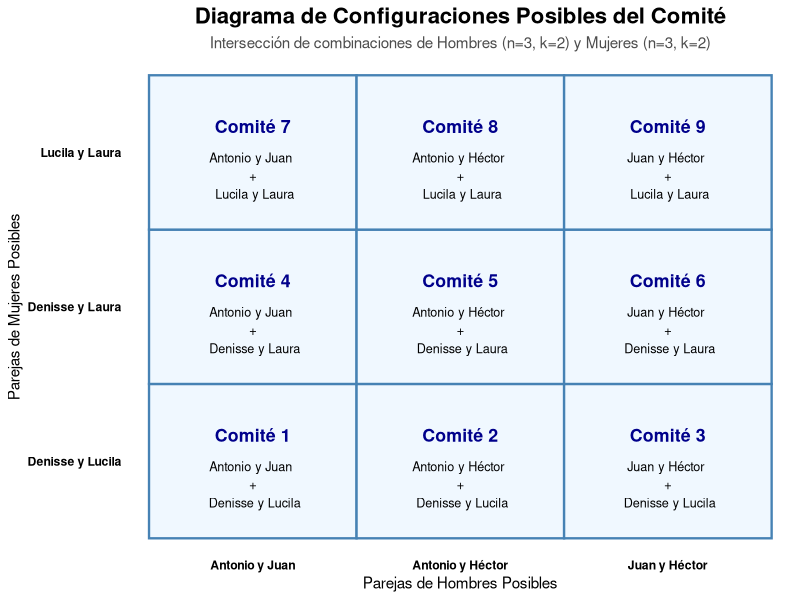
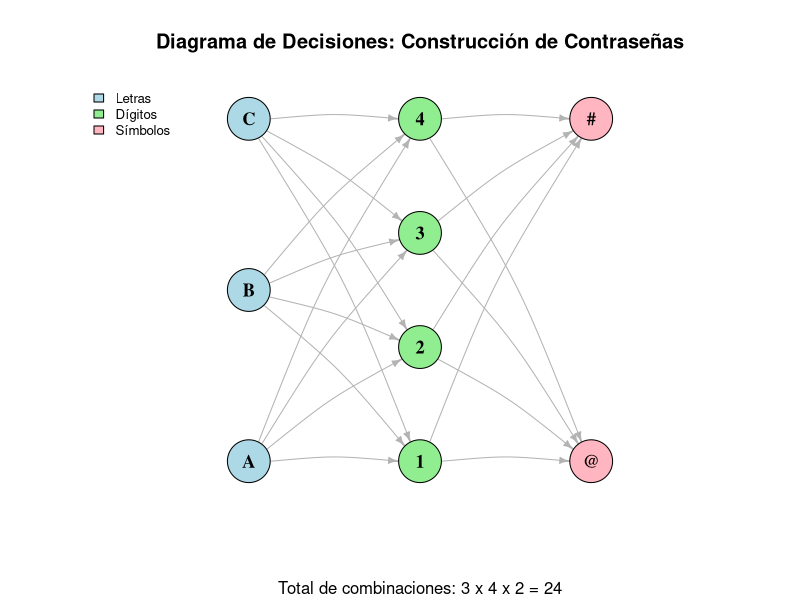
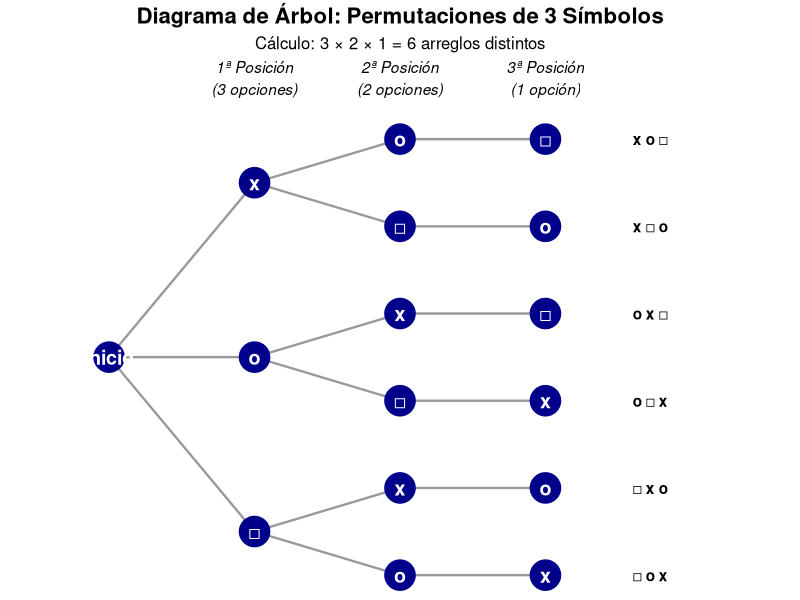
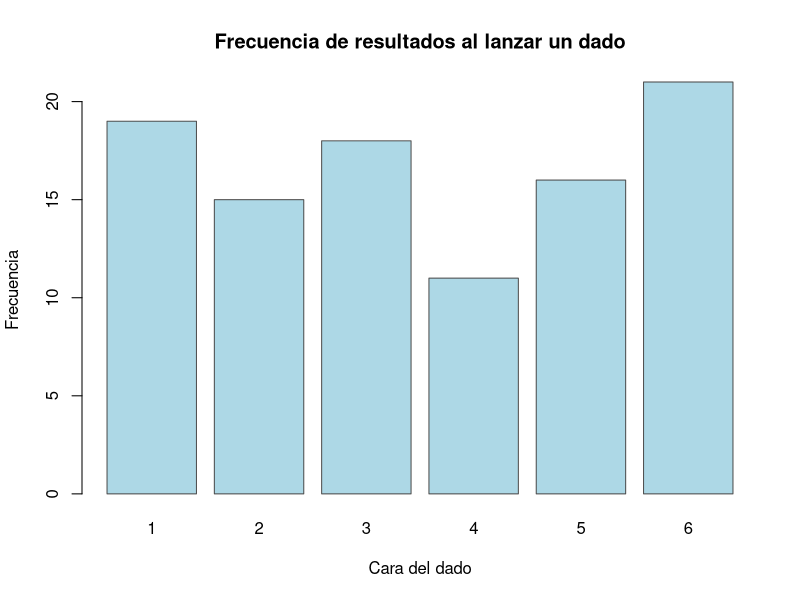
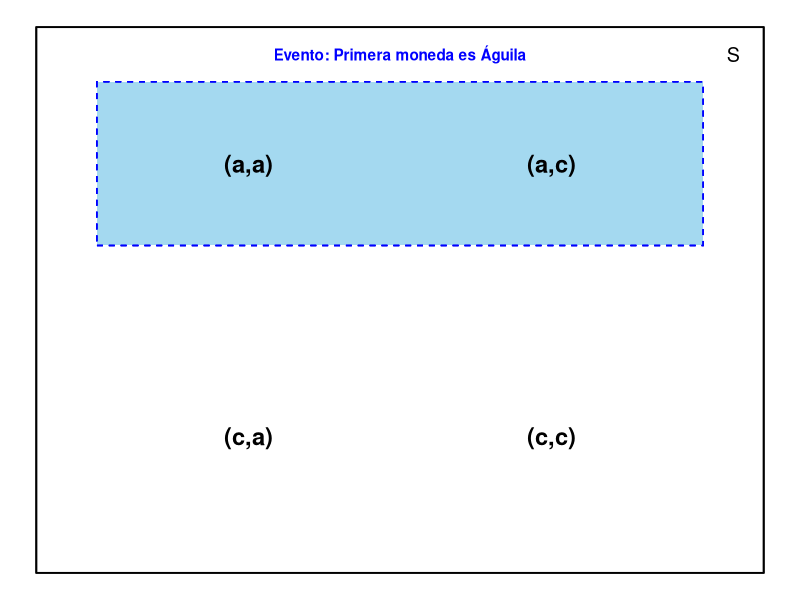
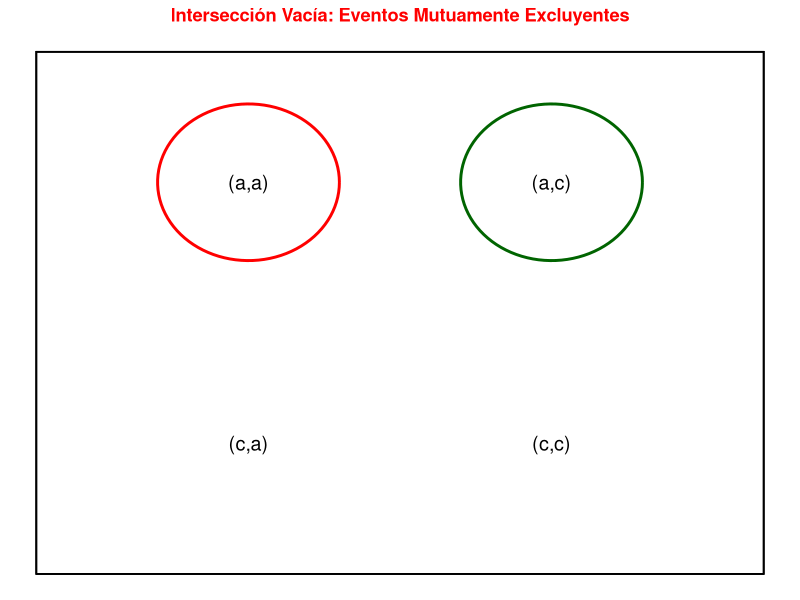
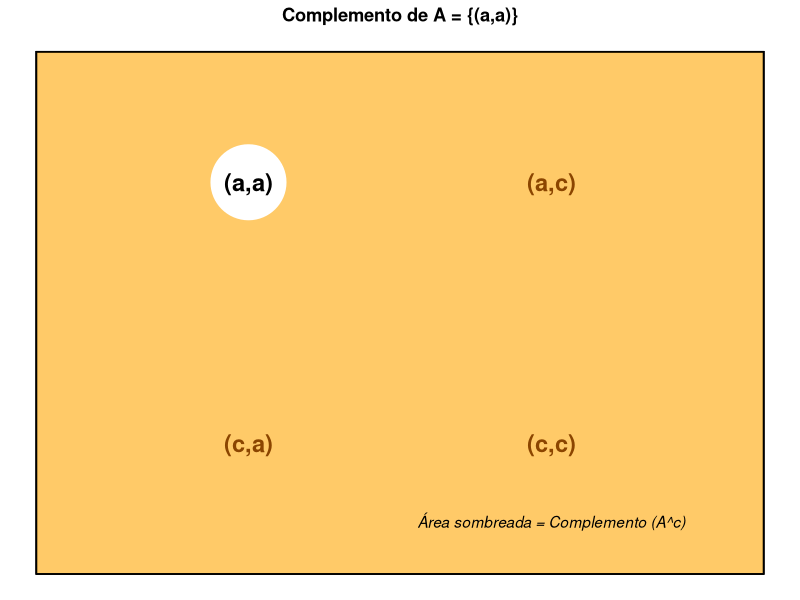
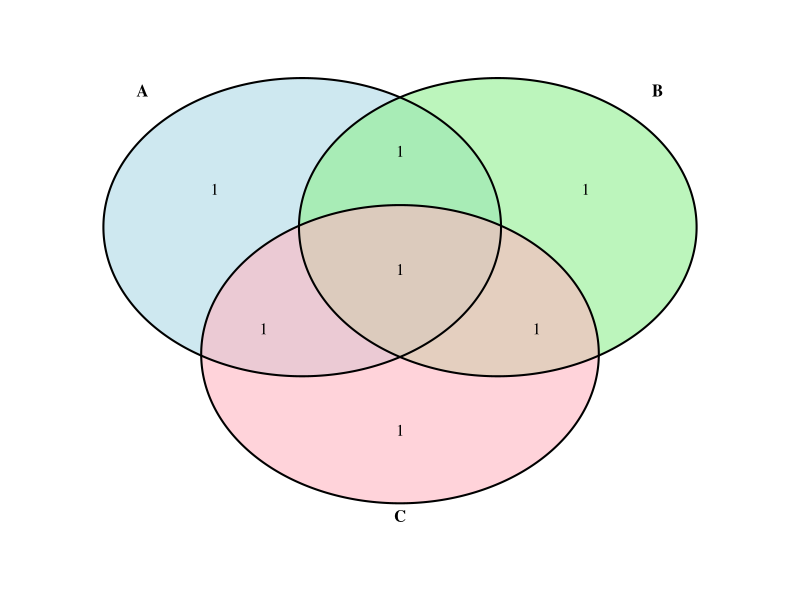

Write the R code that produced these figures, in order.
## ---- chunk 1
library(ggplot2)

# 1. Generar todas las combinaciones posibles de 2 hombres (de 3)
hombres <- c("Antonio", "Juan", "Héctor")
comb_h <- combn(hombres, 2, simplify = FALSE)
# Crear etiquetas legibles
etiquetas_h <- sapply(comb_h, function(x) paste(x, collapse = " y "))

# 2. Generar todas las combinaciones posibles de 2 mujeres (de 3)
mujeres <- c("Denisse", "Lucila", "Laura")
comb_m <- combn(mujeres, 2, simplify = FALSE)
# Crear etiquetas legibles
etiquetas_m <- sapply(comb_m, function(x) paste(x, collapse = " y "))

# 3. Crear el espacio muestral cruzando ambos grupos (Principio Multiplicativo)
df_comites <- expand.grid(Hombres = etiquetas_h, Mujeres = etiquetas_m)
df_comites$ID <- paste("Comité", 1:nrow(df_comites))

# 4. Graficar la matriz de combinaciones
ggplot(df_comites, aes(x = Hombres, y = Mujeres)) +
  # Crear los cuadros de la matriz
  geom_tile(fill = "aliceblue", color = "steelblue", linewidth = 0.8) +
  # Añadir el número de comité
  geom_text(aes(label = ID), fontface = "bold", vjust = -1.5, size = 4.5, color = "darkblue") +
  # Añadir los nombres de los integrantes en cada celda
  geom_text(aes(label = paste(Hombres, "\n+\n", Mujeres)), size = 3.2, vjust = 1) +
  # Estética y etiquetas
  theme_minimal() +
  labs(
    title = "Diagrama de Configuraciones Posibles del Comité",
    subtitle = "Intersección de combinaciones de Hombres (n=3, k=2) y Mujeres (n=3, k=2)",
    x = "Parejas de Hombres Posibles",
    y = "Parejas de Mujeres Posibles"
  ) +
  theme(
    plot.title = element_text(face = "bold", size = 16, hjust = 0.5),
    plot.subtitle = element_text(size = 11, hjust = 0.5, color = "gray30"),
    axis.text = element_text(face = "bold", color = "black"),
    panel.grid = element_blank()
  )
## ---- chunk 2
# Es fundamental cargar la librería igraph
library(igraph)
library(ggplot2)
## ---- chunk 3
# 1. Definir los conjuntos
letras <- c("A", "B", "C")
digitos <- c("1", "2", "3", "4")
simbolos <- c("@", "#")

# 2. Crear las aristas (edges) de forma jerárquica
# Para que el diagrama no colapse los nodos, creamos combinaciones únicas
edges1 <- expand.grid(from = letras, to = digitos)
edges2 <- expand.grid(from = digitos, to = simbolos)

# Unimos todas las conexiones
edges <- rbind(edges1, edges2)

# 3. Crear el objeto de grafo
g <- graph_from_data_frame(edges, directed = TRUE)

# 4. Configurar Estilo Visual (Atributos de Vértices y Aristas)
V(g)$color <- ifelse(V(g)$name %in% letras, "lightblue",
              ifelse(V(g)$name %in% digitos, "lightgreen", "lightpink"))

V(g)$size <- 25
V(g)$label.color <- "black"
V(g)$label.font <- 2
V(g)$label.cex <- 1.1

# Estilo de las flechas
E(g)$arrow.size <- 0.5
E(g)$color <- "gray70"
E(g)$curved <- 0.1

# 5. Definir el Layout (Disposición por niveles)
# Calculamos las posiciones manualmente para que se vea como un flujo de izquierda a derecha
coords <- matrix(NA, nrow = vcount(g), ncol = 2)
nombres <- V(g)$name

# Nivel 1 (Letras)
coords[nombres %in% letras, 1] <- 1
coords[nombres %in% letras, 2] <- seq(1, 10, length.out = length(letras))

# Nivel 2 (Dígitos)
coords[nombres %in% digitos, 1] <- 2
coords[nombres %in% digitos, 2] <- seq(1, 10, length.out = length(digitos))

# Nivel 3 (Símbolos)
coords[nombres %in% simbolos, 1] <- 3
coords[nombres %in% simbolos, 2] <- seq(1, 10, length.out = length(simbolos))

# 6. Dibujar el Grafo
plot(g, 
     layout = coords, 
     vertex.label.dist = 0,
     main = "Diagrama de Decisiones: Construcción de Contraseñas",
     sub = "Total de combinaciones: 3 x 4 x 2 = 24")

# Leyenda para identificar niveles
legend("topleft", 
       legend = c("Letras", "Dígitos", "Símbolos"), 
       fill = c("lightblue", "lightgreen", "lightpink"), 
       bty = "n", cex = 0.8)
## ---- chunk 4
library(ggplot2)

# Crear estructura de datos para el árbol de permutaciones
# Definimos las coordenadas de los nodos
df_tree <- data.frame(
  x = c(0, 1, 1, 1, 2, 2, 2, 2, 2, 2, 3, 3, 3, 3, 3, 3),
  y = c(0, 2, 0, -2, 2.5, 1.5, 0.5, -0.5, -1.5, -2.5, 2.5, 1.5, 0.5, -0.5, -1.5, -2.5),
  label = c("Inicio", "x", "o", "□", "o", "□", "x", "□", "x", "o", "□", "o", "□", "x", "o", "x")
)

# Definir las conexiones (ramas)
df_lines <- data.frame(
  x =    c(0, 0, 0, 1, 1, 1, 1, 1, 1, 2, 2, 2, 2, 2, 2),
  xend = c(1, 1, 1, 2, 2, 2, 2, 2, 2, 3, 3, 3, 3, 3, 3),
  y =    c(0, 0, 0, 2, 2, 0, 0, -2, -2, 2.5, 1.5, 0.5, -0.5, -1.5, -2.5),
  yend = c(2, 0, -2, 2.5, 1.5, 0.5, -0.5, -1.5, -2.5, 2.5, 1.5, 0.5, -0.5, -1.5, -2.5)
)

# Crear el gráfico
ggplot() +
  # Dibujar las ramas del árbol
  geom_segment(data = df_lines, aes(x = x, y = y, xend = xend, yend = yend), 
               color = "gray60", linewidth = 0.8) +
  # Dibujar los nodos (puntos de decisión)
  geom_point(data = df_tree, aes(x = x, y = y), color = "darkblue", size = 10) +
  # Añadir los símbolos/etiquetas
  geom_text(data = df_tree, aes(x = x, y = y, label = label), 
            color = "white", fontface = "bold", size = 5) +
  # Etiquetas de las posiciones
  annotate("text", x = 1, y = 3.2, label = "1ª Posición\n(3 opciones)", fontface = "italic") +
  annotate("text", x = 2, y = 3.2, label = "2ª Posición\n(2 opciones)", fontface = "italic") +
  annotate("text", x = 3, y = 3.2, label = "3ª Posición\n(1 opción)", fontface = "italic") +
  # Listado de permutaciones finales al final de las ramas
  annotate("text", x = 3.6, y = 2.5, label = "x o □", fontface = "bold", hjust = 0) +
  annotate("text", x = 3.6, y = 1.5, label = "x □ o", fontface = "bold", hjust = 0) +
  annotate("text", x = 3.6, y = 0.5, label = "o x □", fontface = "bold", hjust = 0) +
  annotate("text", x = 3.6, y = -0.5, label = "o □ x", fontface = "bold", hjust = 0) +
  annotate("text", x = 3.6, y = -1.5, label = "□ x o", fontface = "bold", hjust = 0) +
  annotate("text", x = 3.6, y = -2.5, label = "□ o x", fontface = "bold", hjust = 0) +
  # Estética general
  theme_void() +
  labs(title = "Diagrama de Árbol: Permutaciones de 3 Símbolos",
       subtitle = "Cálculo: 3 \u00d7 2 \u00d7 1 = 6 arreglos distintos") +
  theme(plot.title = element_text(face = "bold", size = 16, hjust = 0.5),
        plot.subtitle = element_text(size = 12, hjust = 0.5)) +
  xlim(-0.5, 4.5)
## ---- chunk 5
library(igraph)

# Definición de conjuntos
hombres <- c("Antonio", "Juan", "Héctor")
mujeres <- c("Denisse", "Lucila", "Laura")

# Combinaciones
comb_hombres <- combn(hombres, 2)
comb_mujeres <- combn(mujeres, 2)

# Construcción de la tabla de comités
resultado <- data.frame()

for (i in 1:ncol(comb_hombres)) {
  for (j in 1:ncol(comb_mujeres)) {
    resultado <- rbind(
      resultado,
      data.frame(
        Hombre1 = comb_hombres[1, i],
        Hombre2 = comb_hombres[2, i],
        Mujer1  = comb_mujeres[1, j],
        Mujer2  = comb_mujeres[2, j]
      )
    )
  }
}

resultado

## ---- chunk 6
# Fijar semilla para reproducibilidad
set.seed(123)

# Simular lanzamientos de un dado
n <- 100
lanzamientos <- sample(1:6, size = n, replace = TRUE)

# Tabla de frecuencias
frecuencias <- table(lanzamientos)

frecuencias

barplot(
  frecuencias,
  col = "lightblue",
  border = "gray30",
  main = "Frecuencia de resultados al lanzar un dado",
  xlab = "Cara del dado",
  ylab = "Frecuencia"
)

## ---- chunk 7
library(ggplot2)

# Crear un marco para el diagrama de Venn conceptual
df_venn <- data.frame(
  x = c(-0.5, 0.5, -0.5, 0.5),
  y = c(0.5, 0.5, -0.5, -0.5),
  label = c("(a,a)", "(a,c)", "(c,a)", "(c,c)"),
  evento = c("Unión", "Unión", "Fuera", "Fuera")
)

ggplot(df_venn, aes(x, y)) +
  # Dibujar el espacio muestral S
  geom_rect(aes(xmin=-1.2, xmax=1.2, ymin=-1, ymax=1), fill=NA, color="black") +
  # Resaltar la unión de los eventos
  geom_rect(aes(xmin=-1, xmax=1, ymin=0.2, ymax=0.8), fill="skyblue", alpha=0.3, color="blue", linetype="dashed") +
  geom_text(aes(label=label), size=6, fontface="bold") +
  annotate("text", x=1.1, y=0.9, label="S", size=5) +
  annotate("text", x=0, y=0.9, label="Evento: Primera moneda es Águila", color="blue", fontface="bold") +
  theme_void()
## ---- chunk 8
# Visualización de conjuntos disjuntos
ggplot(df_venn, aes(x, y)) +
  geom_rect(aes(xmin=-1.2, xmax=1.2, ymin=-1, ymax=1), fill=NA, color="black") +
  # Círculos separados para mostrar que no hay intersección
  annotate("path", x= -0.5 + 0.3*cos(seq(0,2*pi,length.out=100)), 
           y= 0.5 + 0.3*sin(seq(0,2*pi,length.out=100)), color="red", linewidth=1) +
  annotate("path", x= 0.5 + 0.3*cos(seq(0,2*pi,length.out=100)), 
           y= 0.5 + 0.3*sin(seq(0,2*pi,length.out=100)), color="darkgreen", linewidth=1) +
  geom_text(aes(label=label), size=5) +
  labs(title = "Intersección Vacía: Eventos Mutuamente Excluyentes") +
  theme_void() +
  theme(plot.title = element_text(hjust=0.5, color="red", face="bold"))
## ---- chunk 9
# Resaltar todo lo que NO es (a,a)
ggplot(df_venn, aes(x, y)) +
  # Fondo para el complemento
  geom_rect(aes(xmin=-1.2, xmax=1.2, ymin=-1, ymax=1), fill="orange", alpha=0.2, color="black") +
  # El evento A se queda "en blanco" o sin sombrear
  annotate("point", x=-0.5, y=0.5, size=25, color="white") +
  geom_text(aes(label=label, color=(label=="(a,a)")), size=6, fontface="bold", show.legend = F) +
  scale_color_manual(values=c("darkorange4", "black")) +
  annotate("text", x=0.5, y=-0.8, label="Área sombreada = Complemento (A^c)", fontface="italic") +
  theme_void() +
  labs(title = "Complemento de A = {(a,a)}") +
  theme(plot.title = element_text(hjust=0.5, face="bold"))
## ---- chunk 10
library(VennDiagram)
library(grid)

# Definición de los eventos
A <- c("(a,a,a)", "(a,a,c)", "(a,c,a)", "(a,c,c)")
B <- c("(a,a,a)", "(a,a,c)", "(c,a,a)", "(c,a,c)")
C <- c("(a,a,a)", "(a,c,a)", "(c,a,a)", "(c,c,a)")

# Crear diagrama de Venn
venn.plot <- venn.diagram(
  x = list(
    A = A,
    B = B,
    C = C
  ),
  filename = NULL,
  fill = c("lightblue", "lightgreen", "lightpink"),
  alpha = 0.6,
  cex = 1,
  cat.cex = 1,
  cat.fontface = "bold",
  margin = 0.1
)

# Mostrar el diagrama
grid.newpage()
grid.draw(venn.plot)

## ---- chunk 11
# Valores combinatorios
total <- choose(55, 10)
favorables <- choose(30, 5) * choose(25, 5)

# Crear data frame
datos <- data.frame(
  Tipo = c("Favorables", "Otras"),
  Cantidad = c(favorables, total - favorables)
)

# Visualización
barplot(
  datos$Cantidad,
  names.arg = datos$Tipo,
  col = c("steelblue", "gray80"),
  main = "Probabilidad de formar un comité con 5 hombres y 5 mujeres",
  ylab = "Número de configuraciones",
  las = 2
)
## ---- chunk 12
set.seed(123)

# Número de lanzamientos
n <- 20

# Simulación de lanzamientos del dado
lanzamientos <- sample(1:6, n, replace = TRUE)

# Evento A: número par
evento_A <- lanzamientos %% 2 == 0

# Frecuencia acumulada
n_A <- cumsum(evento_A)
frecuencia_relativa <- n_A / seq_len(n)

# Gráfica
plot(
  frecuencia_relativa,
  type = "o",
  pch = 19,
  ylim = c(0, 1),
  xlab = "Número de lanzamientos",
  ylab = "Frecuencia relativa de A",
  main = "Estabilización de la frecuencia relativa\nEvento A = número par"
)

abline(h = 0.5, col = "red", lty = 2)
## ---- chunk 13
library(ggplot2)

# 1. Definir los datos del espacio muestral y sus probabilidades
df_moneda <- data.frame(
  Resultado = c("Águila", "Sol"),
  Probabilidad = c(0.5, 0.5)
)

# 2. Crear el gráfico de barras
ggplot(df_moneda, aes(x = Resultado, y = Probabilidad, fill = Resultado)) +
  geom_bar(stat = "identity", color = "black", width = 0.6, alpha = 0.8) +
  # Añadir etiquetas de texto con la probabilidad
  geom_text(aes(label = Probabilidad), vjust = -0.5, fontface = "bold", size = 5) +
  # Configuración de colores
  scale_fill_manual(values = c("Águila" = "gold3", "Sol" = "gray70")) +
  # Estética y títulos
  theme_minimal() +
  labs(
    title = "Distribución de Probabilidad: Lanzamiento de Moneda",
    subtitle = "Cumplimiento de Axiomas: P(S) = 0.5 + 0.5 = 1",
    x = "Resultado (Variable Aleatoria X)",
    y = "Probabilidad P(X = x)"
  ) +
  # Ajustar límites del eje Y para ver bien las etiquetas
  scale_y_continuous(limits = c(0, 0.6), breaks = seq(0, 1, 0.1)) +
  theme(
    plot.title = element_text(face = "bold", hjust = 0.5),
    plot.subtitle = element_text(hjust = 0.5),
    legend.position = "none"
  )
## ---- chunk 14
# Crear tabla de probabilidades
probabilidades <- data.frame(
  Tipo = c("Falla seria", "Falla mayor"),
  Probabilidad = c(0.11, 0.06)
)

# Visualización con gráfico de barras
barplot(
  probabilidades$Probabilidad,
  names.arg = probabilidades$Tipo,
  ylim = c(0, 0.15),
  col = c("steelblue", "tomato"),
  main = "Probabilidad de reclamos por tipo de falla",
  ylab = "Probabilidad"
)

# Agregar etiquetas numéricas
text(
  x = c(0.7, 1.9),
  y = probabilidades$Probabilidad,
  labels = probabilidades$Probabilidad,
  pos = 3
)
## ---- chunk 15
# Definición de probabilidades
p_mujer <- 0.70
p_hombre <- 0.30
p_fuma_dado_mujer <- 0.10
p_fuma_dado_hombre <- 0.20

# Teorema de Probabilidad Total
p_total_fumador <- (p_fuma_dado_hombre * p_hombre) + (p_fuma_dado_mujer * p_mujer)
print(paste("El porcentaje total de fumadores es:", p_total_fumador * 100, "%"))
## ---- chunk 16
# Ejemplo didáctico de la estructura del Teorema de Bayes
# Árbol de decisión simple para la prueba de Tuberculosis
cat("Probabilidad Total de Positivo P(B):", (0.96 * 0.001) + (0.05 * 0.999))
## ---- chunk 17
#| label: fig-venn
#| fig-cap: "Diagrama de Venn generado por código: eventos A y B en el espacio muestral S"
library(ggplot2)

circulo <- function(cx, cy, r, n = 200) {
  t <- seq(0, 2 * pi, length.out = n)
  data.frame(x = cx + r * cos(t), y = cy + r * sin(t))
}

cA <- circulo(-0.6, 0, 1.4)
cB <- circulo(0.6, 0, 1.4)

ggplot() +
  geom_polygon(data = cA, aes(x, y), fill = "#006341", alpha = 0.35, color = "#004D31", linewidth = 0.8) +
  geom_polygon(data = cB, aes(x, y), fill = "#C8962E", alpha = 0.35, color = "#8a6a1f", linewidth = 0.8) +
  annotate("text", x = -1.1, y = 0, label = "A", size = 6, fontface = "bold") +
  annotate("text", x = 1.1, y = 0, label = "B", size = 6, fontface = "bold") +
  annotate("text", x = 0, y = 0, label = expression(A ~ "∩" ~ B), size = 4.5) +
  annotate("rect", xmin = -2.3, xmax = 2.3, ymin = -1.9, ymax = 1.9, alpha = 0, color = "black") +
  annotate("text", x = -2.0, y = 1.65, label = "S", size = 6, fontface = "bold") +
  coord_equal() +
  theme_void()
## ---- chunk 18
#| label: fig-cumpleanos
#| fig-cap: "Probabilidad de coincidencia de cumpleaños según el tamaño del grupo"
r <- 1:60
prob_sin_coincidencia <- sapply(r, function(n) prod((365 - 0:(n - 1)) / 365))
prob_coincidencia <- 1 - prob_sin_coincidencia

df_cumple <- data.frame(r = r, probabilidad = prob_coincidencia)

ggplot(df_cumple, aes(x = r, y = probabilidad)) +
  geom_line(color = "#006341", linewidth = 1) +
  geom_point(data = df_cumple[df_cumple$r == 25, ], color = "#C8962E", size = 3) +
  geom_hline(yintercept = 0.5, linetype = "dashed", color = "grey50") +
  labs(
    title = "Paradoja del cumpleaños",
    subtitle = "Probabilidad de que al menos dos personas compartan cumpleaños",
    x = "Número de personas en el grupo (r)",
    y = "P(al menos una coincidencia)"
  ) +
  theme_minimal()

cat("Con r = 25 personas, P(al menos una coincidencia) =",
    round(prob_coincidencia[25], 3), "\n")
## ---- chunk 19
set.seed(123)
n <- 1e6
tiene_virus <- runif(n) < 0.005
positivo <- ifelse(tiene_virus, runif(n) < 0.99, runif(n) < 0.03)

p_v_dado_s <- sum(tiene_virus & positivo) / sum(positivo)
cat("P(V | S) estimado por simulación:", round(p_v_dado_s, 3), "\n")
cat("P(V | S) teórico:", round(0.99 * 0.005 / (0.99 * 0.005 + 0.03 * 0.995), 3), "\n")
## ---- chunk 20
#| label: fig-montyhall
#| fig-cap: "Simulación de Monte Carlo: probabilidad de ganar al cambiar vs. mantener la elección"
set.seed(2024)
muestrear <- function(x, ...) if (length(x) == 1) x else sample(x, ...)

simular_monty_hall <- function(n, cambiar) {
  ganadas <- 0
  for (i in 1:n) {
    puertas <- 1:3
    premio <- sample(puertas, 1)
    eleccion <- sample(puertas, 1)
    abre <- muestrear(puertas[puertas != premio & puertas != eleccion], 1)
    if (cambiar) {
      eleccion_final <- muestrear(puertas[puertas != eleccion & puertas != abre], 1)
    } else {
      eleccion_final <- eleccion
    }
    if (eleccion_final == premio) ganadas <- ganadas + 1
  }
  ganadas / n
}

n_sim <- 10000
resultados <- data.frame(
  estrategia = c("Mantener", "Cambiar"),
  probabilidad = c(simular_monty_hall(n_sim, FALSE), simular_monty_hall(n_sim, TRUE))
)

ggplot(resultados, aes(x = estrategia, y = probabilidad, fill = estrategia)) +
  geom_col(width = 0.5) +
  geom_text(aes(label = round(probabilidad, 3)), vjust = -0.5, fontface = "bold") +
  scale_fill_manual(values = c("Mantener" = "#C8962E", "Cambiar" = "#006341")) +
  coord_cartesian(ylim = c(0, 0.8)) +
  labs(title = "Monty Hall: ¿cambiar o mantener la elección?",
       x = NULL, y = "Probabilidad de ganar (estimada por simulación)") +
  theme_minimal() +
  theme(legend.position = "none")
